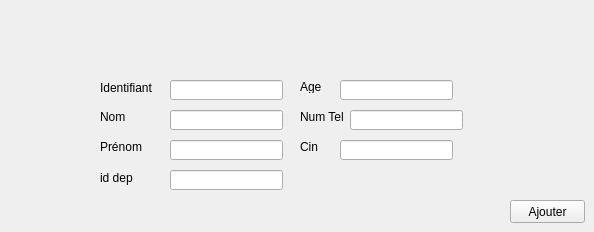
       <widget class="QWidget" name="tab_92">
        <attribute name="title">
         <string>Ajouter un employee</string>
        </attribute>
        <widget class="QLabel" name="label_125">
         <property name="geometry">
          <rect>
           <x>100</x>
           <y>80</y>
           <width>61</width>
           <height>16</height>
          </rect>
         </property>
         <property name="text">
          <string>Identifiant</string>
         </property>
        </widget>
        <widget class="QLabel" name="label_126">
         <property name="geometry">
          <rect>
           <x>100</x>
           <y>110</y>
           <width>47</width>
           <height>13</height>
          </rect>
         </property>
         <property name="text">
          <string>Nom</string>
         </property>
        </widget>
        <widget class="QLabel" name="label_127">
         <property name="geometry">
          <rect>
           <x>100</x>
           <y>140</y>
           <width>47</width>
           <height>13</height>
          </rect>
         </property>
         <property name="text">
          <string>Prénom</string>
         </property>
        </widget>
        <widget class="QLineEdit" name="lineEdit_id_10">
         <property name="geometry">
          <rect>
           <x>170</x>
           <y>80</y>
           <width>113</width>
           <height>20</height>
          </rect>
         </property>
        </widget>
        <widget class="QLineEdit" name="lineEdit_nom_5">
         <property name="geometry">
          <rect>
           <x>170</x>
           <y>110</y>
           <width>113</width>
           <height>20</height>
          </rect>
         </property>
        </widget>
        <widget class="QLineEdit" name="lineEdit_prenom_5">
         <property name="geometry">
          <rect>
           <x>170</x>
           <y>140</y>
           <width>113</width>
           <height>20</height>
          </rect>
         </property>
        </widget>
        <widget class="QPushButton" name="pb_ajouter_7">
         <property name="geometry">
          <rect>
           <x>510</x>
           <y>200</y>
           <width>75</width>
           <height>23</height>
          </rect>
         </property>
         <property name="styleSheet">
          <string notr="true">border-color: rgb(255, 255, 255);
selection-color: rgb(0, 85, 127);</string>
         </property>
         <property name="text">
          <string>Ajouter</string>
         </property>
        </widget>
        <widget class="QLabel" name="label_128">
         <property name="geometry">
          <rect>
           <x>300</x>
           <y>80</y>
           <width>47</width>
           <height>13</height>
          </rect>
         </property>
         <property name="text">
          <string>Age</string>
         </property>
        </widget>
        <widget class="QLabel" name="label_129">
         <property name="geometry">
          <rect>
           <x>300</x>
           <y>110</y>
           <width>47</width>
           <height>13</height>
          </rect>
         </property>
         <property name="text">
          <string>Num Tel</string>
         </property>
        </widget>
        <widget class="QLabel" name="label_130">
         <property name="geometry">
          <rect>
           <x>300</x>
           <y>140</y>
           <width>47</width>
           <height>13</height>
          </rect>
         </property>
         <property name="text">
          <string>Cin</string>
         </property>
        </widget>
        <widget class="QLineEdit" name="lineEdit_cin_3">
         <property name="geometry">
          <rect>
           <x>340</x>
           <y>140</y>
           <width>113</width>
           <height>20</height>
          </rect>
         </property>
        </widget>
        <widget class="QLineEdit" name="lineEdit_numtel">
         <property name="geometry">
          <rect>
           <x>350</x>
           <y>110</y>
           <width>113</width>
           <height>20</height>
          </rect>
         </property>
        </widget>
        <widget class="QLineEdit" name="lineEdit_age">
         <property name="geometry">
          <rect>
           <x>340</x>
           <y>80</y>
           <width>113</width>
           <height>20</height>
          </rect>
         </property>
        </widget>
        <widget class="QLineEdit" name="lineEdit_id_dep">
         <property name="geometry">
          <rect>
           <x>170</x>
           <y>170</y>
           <width>113</width>
           <height>20</height>
          </rect>
         </property>
         <property name="text">
          <string/>
         </property>
        </widget>
        <widget class="QLabel" name="label_131">
         <property name="geometry">
          <rect>
           <x>100</x>
           <y>170</y>
           <width>61</width>
           <height>16</height>
          </rect>
         </property>
         <property name="text">
          <string>id dep</string>
         </property>
        </widget>
        <zorder>label_125</zorder>
        <zorder>label_126</zorder>
        <zorder>label_127</zorder>
        <zorder>lineEdit_id_10</zorder>
        <zorder>lineEdit_nom_5</zorder>
        <zorder>lineEdit_prenom_5</zorder>
        <zorder>pb_ajouter_7</zorder>
        <zorder>label_128</zorder>
        <zorder>label_129</zorder>
        <zorder>label_130</zorder>
        <zorder>lineEdit_cin_3</zorder>
        <zorder>label_131</zorder>
        <zorder>lineEdit_numtel</zorder>
        <zorder>lineEdit_age</zorder>
        <zorder>lineEdit_id_dep</zorder>
       </widget>
